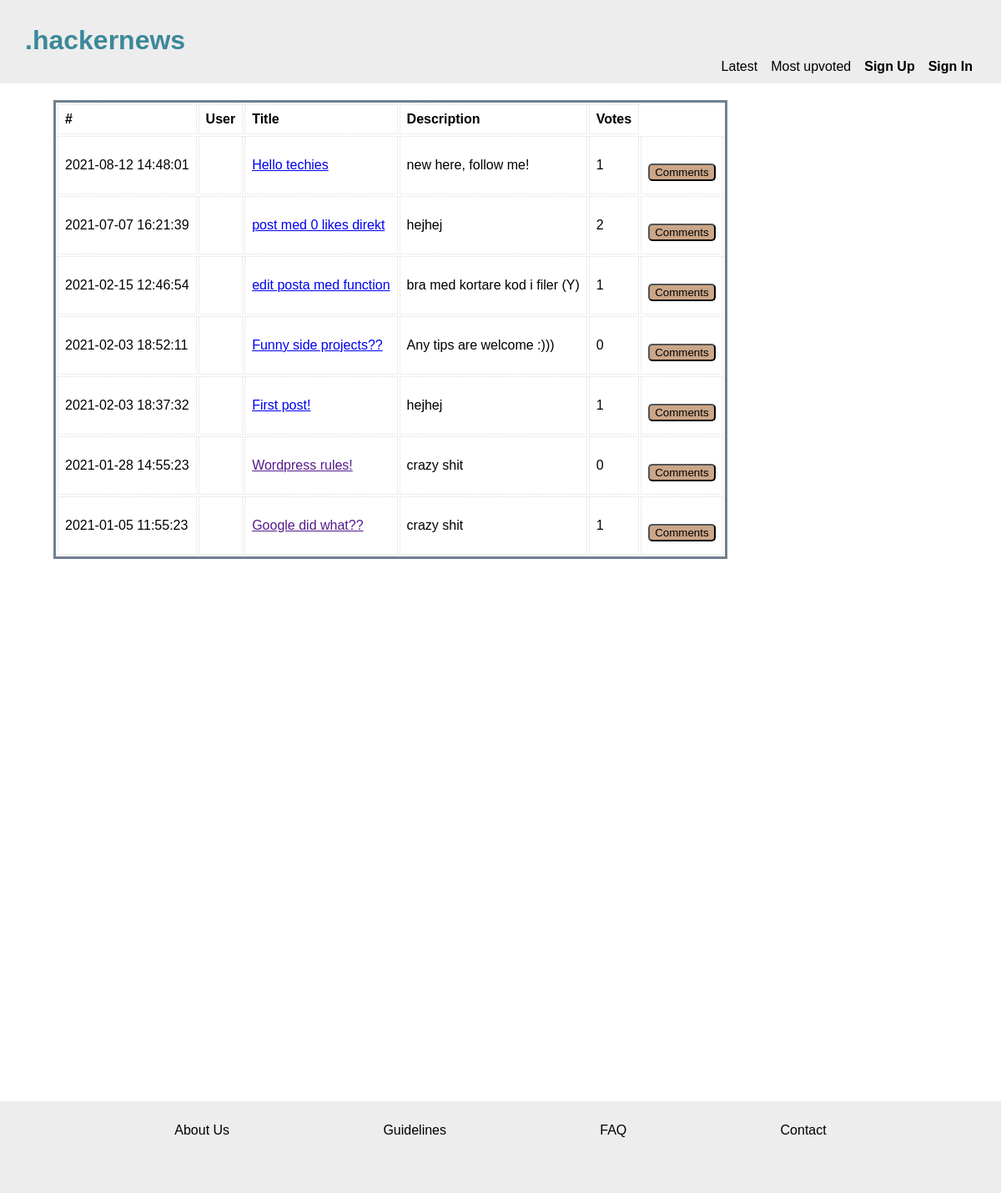
Before: / with the older database file.
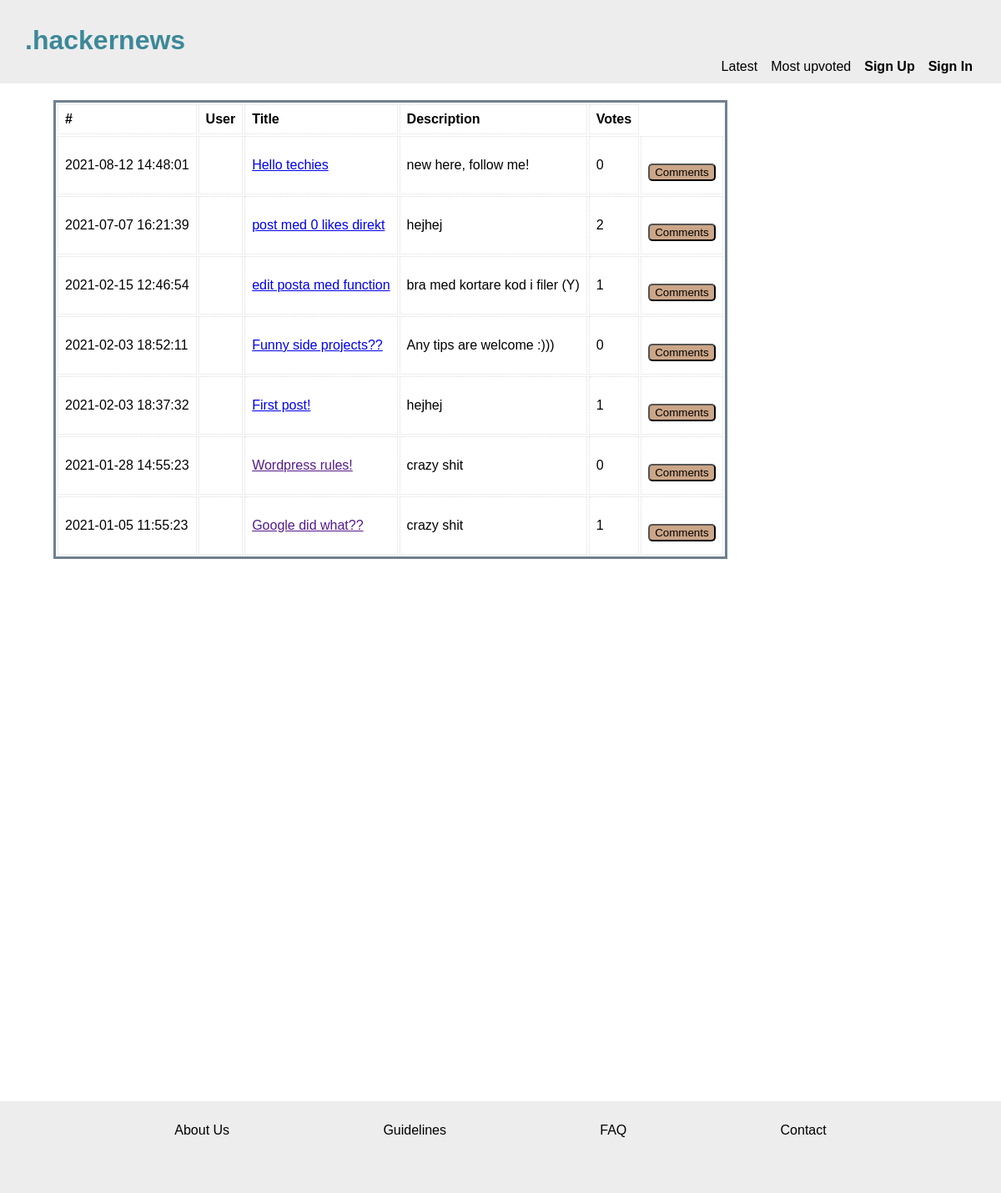
After: the same page with the newer database file.
### tables this page shows
CREATE TABLE posts (
	id INTEGER PRIMARY KEY, 
	users_id INT NOT NULL, 
	author VARCHAR NOT NULL, 
	title VARCHAR, 
	description VARCHAR, 
	link VARCHAR, 
	upvotes INT, 
	published TIMESTAMP NOT NULL,  
	FOREIGN KEY (users_id) REFERENCES users( id), 
	FOREIGN KEY (author) REFERENCES users(username));

### app/functions.php (called while the page is built, shortened)
<?php
function getLatestPosts(PDO $pdo)
{
    $statement = $pdo->prepare('SELECT * FROM posts ORDER BY published DESC');
    $statement->execute();
    $posts = $statement->fetchAll(PDO::FETCH_ASSOC);
    return $posts;
}

### index.php (the view, shortened to what this page needs)
<?php
require __DIR__ . '/app/autoload.php';
require __DIR__ . '/views/header.php';
?>
<main class="boxXL">
    <table class="tablePosts">
        <?php if (isset($_GET['order'])) {
            $posts = getTopPosts($pdo);
        } else {
            $posts = getLatestPosts($pdo);
        } ?>
        <tbody class="tbodyPost">
            <tr>
                <th>#</th>
                <th>User</th>
                <th>Title</th>
                <th>Description</th>
                <th>Votes</th>
            </tr>
            <?php foreach ($posts as $post) : ?>
                <tr class="row-post">
                    <td><?= $post['published']; ?></td>
                    <td><?php if (isset($_SESSION['user'])) : ?>
                            <?php if ($post['author'] === $_SESSION['user']['username']) : ?>
                                <b><?= $post['author']; ?></b>
                                <form action="/editPost.php?post_id=<?= $post['id'] ?>" method="POST">
                                    <button type="submit" name="edit">Edit Post</button>
                                </form>
                            <?php else :
                                echo $post['author']; ?>
                            <?php endif; ?>
                        <?php endif; ?>
                    </td>
                    <td><a href="<?= $post['link']; ?>"> <?= $post['title']; ?></a></td>
                    <td><?= $post['description']; ?></td>
                    <td><?= $post['upvotes']; ?></td>
                    <td>
                        <form action="/singlePost.php" method="POST">
                            <button type="submit" name="show">Comments</button>
                        </form>
                </tr>
        </tbody>
    <?php endforeach; ?>
    </table>
</main>
<?php require __DIR__ . '/views/footer.php'; ?>

Changed rows visible on the page:
changed posts "Hello techies": upvotes "1" → "0"
